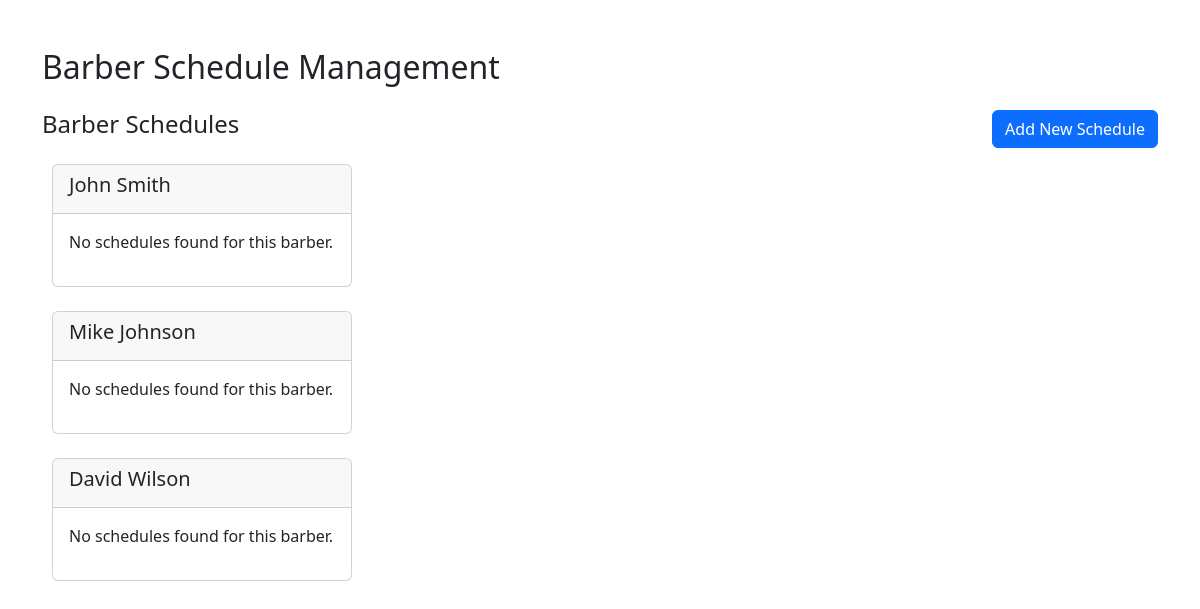
/barber-schedule/ (signed in), run on the app's committed database.
### barberapp/models.py (models this page shows, shortened)
class Barber(models.Model):
    name = models.CharField(max_length=100)
    specialty = models.CharField(max_length=100, blank=True, null=True)
    experience = models.IntegerField(help_text="Years of experience", default=0)
    photo = models.ImageField(upload_to='barbers/', blank=True, null=True)

### barberapp/views.py (the view)
# urls.py: path('barber-schedule/', views.barber_schedule, name='barber_schedule'),
@login_required
def barber_schedule(request):
    barbers = Barber.objects.all()
    schedules = BarberSchedule.objects.select_related('barber').all()
    barber_schedules = {}
    for barber in barbers:
        barber_schedules[barber.id] = {
            'barber': barber,
            'schedules': schedules.filter(barber=barber)
        }
    return render(request, 'barber_schedule.html', {
        'barber_schedules': barber_schedules,
        'barbers': barbers
    })

### barberapp/templates/barber_schedule.html (shortened to what this page needs)
{% extends 'base.html' %}
{% block content %}
<div class="Desktop">
    <div class="container mt-5">
        <div class="row">
            <div class="col-12">
                <h2 class="mb-4">Barber Schedule Management</h2>
                <div class="d-flex justify-content-between mb-3">
                    <h4>Barber Schedules</h4>
                    <a href="{% url 'add_barber_schedule' %}" class="btn btn-primary">Add New Schedule</a>
                </div>
                {% for barber_id, data in barber_schedules.items %}
                <div class="card mb-4">
                    <div class="card-header">
                        <h5>{{ data.barber.name }}</h5>
                    </div>
                    <div class="card-body">
                        {% if data.schedules %}
                        <div class="table-responsive">
                            <table class="table table-striped">
                                <thead>
                                    <tr>
                                        <th>Day of Week</th>
                                        <th>Start Time</th>
                                        <th>End Time</th>
                                        <th>Actions</th>
                                    </tr>
                                </thead>
                                <tbody>
                                    {% for schedule in data.schedules %}
                                    <tr>
                                        <td>{{ schedule.day_of_week }}</td>
                                        <td>{{ schedule.start_time }}</td>
                                        <td>{{ schedule.end_time }}</td>
                                        <td>
                                            <button class="btn btn-danger btn-sm delete-schedule" data-schedule-id="{{ schedule.id }}">Delete</button>
                                        </td>
                                    </tr>
                                    {% endfor %}
                                </tbody>
                            </table>
                        </div>
                        {% else %}
                        <p>No schedules found for this barber.</p>
                        {% endif %}
                    </div>
                </div>
                {% endfor %}
            </div>
        </div>
    </div>
</div>
{% endblock %}

### barberapp/static/style.css (style rules this page uses)
@media screen and (min-width:991px) { body { overflow-x: hidden; } }
@media screen and (min-width:991px) { * { margin: 0; padding: 0; box-sizing: border-box; } }
@media screen and (min-width:991px) { .Desktop { overflow-x: hidden; } }
@media screen and (min-width:991px) { h4 { margin-bottom: 20px; font-size: 25px; } }
@media screen and (min-width:991px) { .card { border: none; margin-left: 10px; width: 300px; height: 50px; } }

### data on the page
Barber: barber.name "John Smith"
Barber: barber.name "Mike Johnson"
Barber: barber.name "David Wilson"
